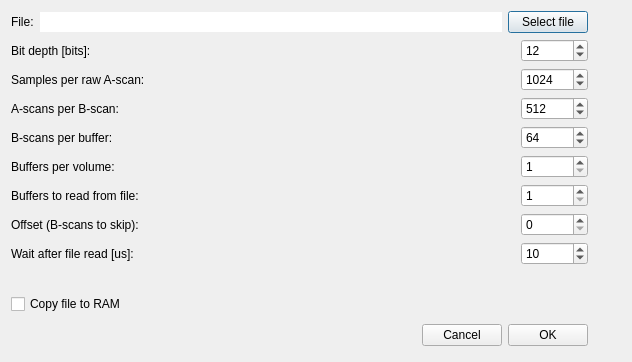
<?xml version="1.0" encoding="UTF-8"?>
<ui version="4.0">
 <class>VirtualOCTSystemSettingsDialog</class>
 <widget class="QDialog" name="VirtualOCTSystemSettingsDialog">
  <property name="geometry">
   <rect>
    <x>0</x>
    <y>0</y>
    <width>632</width>
    <height>362</height>
   </rect>
  </property>
  <property name="sizePolicy">
   <sizepolicy hsizetype="Preferred" vsizetype="Preferred">
    <horstretch>0</horstretch>
    <verstretch>0</verstretch>
   </sizepolicy>
  </property>
  <property name="windowTitle">
   <string>Dialog</string>
  </property>
  <layout class="QHBoxLayout" name="horizontalLayout_10">
   <item>
    <layout class="QVBoxLayout" name="verticalLayout">
     <item>
      <layout class="QHBoxLayout" name="horizontalLayout_4">
       <item>
        <widget class="QLabel" name="label">
         <property name="text">
          <string>File:</string>
         </property>
        </widget>
       </item>
       <item>
        <widget class="QLineEdit" name="lineEdit">
         <property name="text">
          <string/>
         </property>
         <property name="frame">
          <bool>false</bool>
         </property>
         <property name="readOnly">
          <bool>true</bool>
         </property>
        </widget>
       </item>
       <item>
        <widget class="QPushButton" name="pushButton_selectFile">
         <property name="text">
          <string>Select file</string>
         </property>
        </widget>
       </item>
      </layout>
     </item>
     <item>
      <layout class="QHBoxLayout" name="horizontalLayout_6">
       <item>
        <widget class="QLabel" name="label_6">
         <property name="text">
          <string>Bit depth [bits]:</string>
         </property>
        </widget>
       </item>
       <item>
        <spacer name="spacer_5">
         <property name="orientation">
          <enum>Qt::Horizontal</enum>
         </property>
         <property name="sizeHint" stdset="0">
          <size>
           <width>38</width>
           <height>13</height>
          </size>
         </property>
        </spacer>
       </item>
       <item>
        <widget class="QSpinBox" name="spinBox_bitDepth">
         <property name="toolTip">
          <string>&lt;html&gt;&lt;head/&gt;&lt;body&gt;&lt;p&gt;Bit depth of each sample.&lt;/p&gt;&lt;/body&gt;&lt;/html&gt;</string>
         </property>
         <property name="whatsThis">
          <string>Bit depth of each sample. The exact value depends on the dimensions of the chosen raw data. Common values are 8 bit, 12 bit and 16 bit.</string>
         </property>
         <property name="minimum">
          <number>8</number>
         </property>
         <property name="maximum">
          <number>10000000</number>
         </property>
         <property name="value">
          <number>12</number>
         </property>
        </widget>
       </item>
      </layout>
     </item>
     <item>
      <layout class="QHBoxLayout" name="horizontalLayout">
       <item>
        <widget class="QLabel" name="label_2">
         <property name="text">
          <string>Samples per raw A-scan:</string>
         </property>
        </widget>
       </item>
       <item>
        <spacer name="spacer">
         <property name="orientation">
          <enum>Qt::Horizontal</enum>
         </property>
         <property name="sizeHint" stdset="0">
          <size>
           <width>38</width>
           <height>13</height>
          </size>
         </property>
        </spacer>
       </item>
       <item>
        <widget class="QSpinBox" name="spinBox_width">
         <property name="toolTip">
          <string>&lt;html&gt;&lt;head/&gt;&lt;body&gt;&lt;p&gt;Samples per raw a-scan. This needs to be an even number. &lt;/p&gt;&lt;/body&gt;&lt;/html&gt;</string>
         </property>
         <property name="whatsThis">
          <string>Samples per raw a-scan. This needs to be an even number. The exact value depends on the dimensions of the chosen raw data. Typical values are multiple of 128 such as 1024.</string>
         </property>
         <property name="minimum">
          <number>2</number>
         </property>
         <property name="maximum">
          <number>10000000</number>
         </property>
         <property name="singleStep">
          <number>2</number>
         </property>
         <property name="value">
          <number>1024</number>
         </property>
        </widget>
       </item>
      </layout>
     </item>
     <item>
      <layout class="QHBoxLayout" name="horizontalLayout_2">
       <item>
        <widget class="QLabel" name="label_3">
         <property name="text">
          <string>A-scans per B-scan:</string>
         </property>
        </widget>
       </item>
       <item>
        <spacer name="spacer_2">
         <property name="orientation">
          <enum>Qt::Horizontal</enum>
         </property>
         <property name="sizeHint" stdset="0">
          <size>
           <width>38</width>
           <height>13</height>
          </size>
         </property>
        </spacer>
       </item>
       <item>
        <widget class="QSpinBox" name="spinBox_height">
         <property name="toolTip">
          <string>&lt;html&gt;&lt;head/&gt;&lt;body&gt;&lt;p&gt;A-scans per b-scan&lt;/p&gt;&lt;/body&gt;&lt;/html&gt;</string>
         </property>
         <property name="whatsThis">
          <string>A-scans per b-scan. The exact value depends on the dimensions of the chosen raw data. Typical values are 256, 320, 512 and 1024.</string>
         </property>
         <property name="minimum">
          <number>2</number>
         </property>
         <property name="maximum">
          <number>10000000</number>
         </property>
         <property name="value">
          <number>512</number>
         </property>
        </widget>
       </item>
      </layout>
     </item>
     <item>
      <layout class="QHBoxLayout" name="horizontalLayout_3">
       <item>
        <widget class="QLabel" name="label_4">
         <property name="text">
          <string>B-scans per buffer:</string>
         </property>
        </widget>
       </item>
       <item>
        <spacer name="spacer_3">
         <property name="orientation">
          <enum>Qt::Horizontal</enum>
         </property>
         <property name="sizeHint" stdset="0">
          <size>
           <width>38</width>
           <height>13</height>
          </size>
         </property>
        </spacer>
       </item>
       <item>
        <widget class="QSpinBox" name="spinBox_depth">
         <property name="toolTip">
          <string>&lt;html&gt;&lt;head/&gt;&lt;body&gt;&lt;p&gt;B-scans per buffer&lt;/p&gt;&lt;/body&gt;&lt;/html&gt;</string>
         </property>
         <property name="whatsThis">
          <string> For processing buffer by buffer is copied to GPU memory and all a-scans of each buffer are processed in parallel. The size of the buffer affects the processing speed. The optimal value depends on the GPU used.</string>
         </property>
         <property name="minimum">
          <number>1</number>
         </property>
         <property name="maximum">
          <number>10000000</number>
         </property>
         <property name="value">
          <number>64</number>
         </property>
        </widget>
       </item>
      </layout>
     </item>
     <item>
      <layout class="QHBoxLayout" name="horizontalLayout_7">
       <item>
        <widget class="QLabel" name="label_7">
         <property name="text">
          <string>Buffers per volume:</string>
         </property>
        </widget>
       </item>
       <item>
        <spacer name="spacer_6">
         <property name="orientation">
          <enum>Qt::Horizontal</enum>
         </property>
         <property name="sizeHint" stdset="0">
          <size>
           <width>38</width>
           <height>13</height>
          </size>
         </property>
        </spacer>
       </item>
       <item>
        <widget class="QSpinBox" name="spinBox_buffersPerVolume">
         <property name="toolTip">
          <string>&lt;html&gt;&lt;head/&gt;&lt;body&gt;&lt;p&gt;Buffers per volume&lt;/p&gt;&lt;/body&gt;&lt;/html&gt;</string>
         </property>
         <property name="whatsThis">
          <string>Buffers per volume. A volume can consist of one or more buffers. For processing buffer by buffer is copied to GPU memory and all a-scans of each buffer are processed in parallel.</string>
         </property>
         <property name="minimum">
          <number>1</number>
         </property>
         <property name="maximum">
          <number>10000000</number>
         </property>
         <property name="value">
          <number>1</number>
         </property>
        </widget>
       </item>
      </layout>
     </item>
     <item>
      <layout class="QHBoxLayout" name="horizontalLayout_8">
       <item>
        <widget class="QLabel" name="label_8">
         <property name="text">
          <string>Buffers to read from file:</string>
         </property>
        </widget>
       </item>
       <item>
        <spacer name="spacer_7">
         <property name="orientation">
          <enum>Qt::Horizontal</enum>
         </property>
         <property name="sizeHint" stdset="0">
          <size>
           <width>38</width>
           <height>13</height>
          </size>
         </property>
        </spacer>
       </item>
       <item>
        <widget class="QSpinBox" name="spinBox_buffersFromFile">
         <property name="toolTip">
          <string>&lt;html&gt;&lt;head/&gt;&lt;body&gt;&lt;p&gt;Number of buffers that should be read from file.&lt;/p&gt;&lt;/body&gt;&lt;/html&gt;</string>
         </property>
         <property name="whatsThis">
          <string>Number of buffers that should be read from file. Typically this value is the same as &quot;buffers per volume&quot; or an integer multiple of it.</string>
         </property>
         <property name="minimum">
          <number>1</number>
         </property>
         <property name="maximum">
          <number>10000000</number>
         </property>
         <property name="value">
          <number>1</number>
         </property>
        </widget>
       </item>
      </layout>
     </item>
     <item>
      <layout class="QHBoxLayout" name="horizontalLayout_9">
       <item>
        <widget class="QLabel" name="label_10">
         <property name="text">
          <string>Offset (B-scans to skip):</string>
         </property>
        </widget>
       </item>
       <item>
        <spacer name="spacer_8">
         <property name="orientation">
          <enum>Qt::Horizontal</enum>
         </property>
         <property name="sizeHint" stdset="0">
          <size>
           <width>38</width>
           <height>13</height>
          </size>
         </property>
        </spacer>
       </item>
       <item>
        <widget class="QSpinBox" name="spinBox_bscanOffset">
         <property name="toolTip">
          <string>&lt;html&gt;&lt;head/&gt;&lt;body&gt;&lt;p&gt;Number of buffers that should be read from file.&lt;/p&gt;&lt;/body&gt;&lt;/html&gt;</string>
         </property>
         <property name="whatsThis">
          <string>Number of buffers that should be read from file. Typically this value is the same as &quot;buffers per volume&quot; or an integer multiple of it.</string>
         </property>
         <property name="minimum">
          <number>0</number>
         </property>
         <property name="maximum">
          <number>10000000</number>
         </property>
         <property name="value">
          <number>0</number>
         </property>
        </widget>
       </item>
      </layout>
     </item>
     <item>
      <layout class="QHBoxLayout" name="horizontalLayout_5">
       <item>
        <widget class="QLabel" name="label_5">
         <property name="text">
          <string>Wait after file read [us]:</string>
         </property>
        </widget>
       </item>
       <item>
        <spacer name="spacer_4">
         <property name="orientation">
          <enum>Qt::Horizontal</enum>
         </property>
         <property name="sizeHint" stdset="0">
          <size>
           <width>38</width>
           <height>13</height>
          </size>
         </property>
        </spacer>
       </item>
       <item>
        <widget class="QSpinBox" name="spinBox_waitTime">
         <property name="toolTip">
          <string>&lt;html&gt;&lt;head/&gt;&lt;body&gt;&lt;p&gt;Wait time after reading a single buffer.&lt;/p&gt;&lt;/body&gt;&lt;/html&gt;</string>
         </property>
         <property name="whatsThis">
          <string>Artificially generated waiting time after reading a single buffer to simulate slow acquisition systems.</string>
         </property>
         <property name="maximum">
          <number>10000000</number>
         </property>
         <property name="value">
          <number>10</number>
         </property>
        </widget>
       </item>
      </layout>
     </item>
     <item>
      <spacer name="verticalSpacer">
       <property name="orientation">
        <enum>Qt::Vertical</enum>
       </property>
       <property name="sizeHint" stdset="0">
        <size>
         <width>20</width>
         <height>13</height>
        </size>
       </property>
      </spacer>
     </item>
     <item>
      <widget class="QCheckBox" name="checkBox_copyFileToRam">
       <property name="toolTip">
        <string>&lt;html&gt;&lt;head/&gt;&lt;body&gt;&lt;p&gt;Copy entire raw file to RAM to speed up data transfer to OCTproZ. For very large files this should be disabled. This option only has an effect if buffers to read from file is greater than two.  &lt;/p&gt;&lt;/body&gt;&lt;/html&gt;</string>
       </property>
       <property name="whatsThis">
        <string>Copy entire raw file to RAM to speed up data transfer to OCTproZ. For very large files this should be disabled. This option only has an effect if buffers to read from file is greater than two. </string>
       </property>
       <property name="text">
        <string>Copy file to RAM</string>
       </property>
      </widget>
     </item>
     <item>
      <layout class="QHBoxLayout">
       <property name="spacing">
        <number>6</number>
       </property>
       <property name="leftMargin">
        <number>0</number>
       </property>
       <property name="topMargin">
        <number>0</number>
       </property>
       <property name="rightMargin">
        <number>0</number>
       </property>
       <property name="bottomMargin">
        <number>0</number>
       </property>
       <item>
        <spacer>
         <property name="orientation">
          <enum>Qt::Horizontal</enum>
         </property>
         <property name="sizeHint" stdset="0">
          <size>
           <width>131</width>
           <height>31</height>
          </size>
         </property>
        </spacer>
       </item>
       <item>
        <widget class="QPushButton" name="cancelButton">
         <property name="text">
          <string>Cancel</string>
         </property>
        </widget>
       </item>
       <item>
        <widget class="QPushButton" name="okButton">
         <property name="text">
          <string>OK</string>
         </property>
        </widget>
       </item>
      </layout>
     </item>
    </layout>
   </item>
   <item>
    <spacer name="horizontalSpacer">
     <property name="orientation">
      <enum>Qt::Horizontal</enum>
     </property>
     <property name="sizeType">
      <enum>QSizePolicy::Fixed</enum>
     </property>
     <property name="sizeHint" stdset="0">
      <size>
       <width>20</width>
       <height>20</height>
      </size>
     </property>
    </spacer>
   </item>
   <item>
    <widget class="QLabel" name="label_9">
     <property name="text">
      <string/>
     </property>
     <property name="pixmap">
      <pixmap resource="../resources.qrc">:/images/volumeparams.png</pixmap>
     </property>
    </widget>
   </item>
  </layout>
 </widget>
 <resources>
  <include location="../resources.qrc"/>
 </resources>
 <connections>
  <connection>
   <sender>okButton</sender>
   <signal>clicked()</signal>
   <receiver>VirtualOCTSystemSettingsDialog</receiver>
   <slot>accept()</slot>
   <hints>
    <hint type="sourcelabel">
     <x>278</x>
     <y>253</y>
    </hint>
    <hint type="destinationlabel">
     <x>96</x>
     <y>254</y>
    </hint>
   </hints>
  </connection>
  <connection>
   <sender>cancelButton</sender>
   <signal>clicked()</signal>
   <receiver>VirtualOCTSystemSettingsDialog</receiver>
   <slot>reject()</slot>
   <hints>
    <hint type="sourcelabel">
     <x>369</x>
     <y>253</y>
    </hint>
    <hint type="destinationlabel">
     <x>179</x>
     <y>282</y>
    </hint>
   </hints>
  </connection>
 </connections>
</ui>
